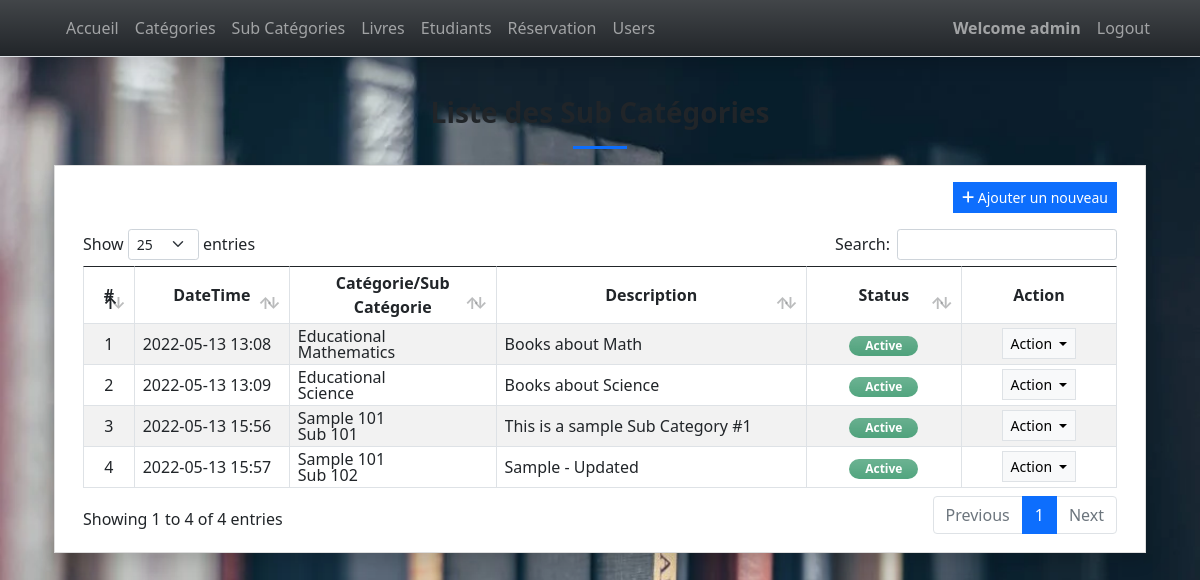
Page /sub_category (signed in) on the committed database.
### lmsApp/models.py (models this page shows, shortened)
class SubCategory(models.Model):
    category = models.ForeignKey(Category, on_delete= models.CASCADE)
    name = models.CharField(max_length=250)
    description = models.TextField(blank=True, null= True)
    status = models.CharField(max_length=2, choices=(('1','Active'), ('2','Inactive')), default = 1)
    delete_flag = models.IntegerField(default = 0)
    date_added = models.DateTimeField(default = timezone.now)
    date_created = models.DateTimeField(auto_now = True)
    class Meta:
        verbose_name_plural = "List of Categories"

class Category(models.Model):
    name = models.CharField(max_length=250)
    description = models.TextField(blank=True, null= True)
    status = models.CharField(max_length=2, choices=(('1','Active'), ('2','Inactive')), default = 1)
    delete_flag = models.IntegerField(default = 0)
    date_added = models.DateTimeField(default = timezone.now)
    date_created = models.DateTimeField(auto_now = True)
    class Meta:
        verbose_name_plural = "List of Categories"
    def __str__(self):
        return str(f"{self.name}")

### lmsApp/views.py (the view)
# urls.py: path('sub_category',views.sub_category,name='sub_category-page'),
@login_required
def sub_category(request):
    context = context_data(request)
    context['page'] = 'sub_category'
    context['page_title'] = "Sub Category List"
    context['sub_category'] = models.SubCategory.objects.filter(delete_flag = 0).all()
    return render(request, 'sub_category.html', context)

### lmsApp/views.py (called while the page is built)
def context_data(request):
    fullpath = request.get_full_path()
    abs_uri = request.build_absolute_uri()
    abs_uri = abs_uri.split(fullpath)[0]
    context = {
        'system_host' : abs_uri,
        'page_name' : '',
        'page_title' : '',
        'topbar' : True,
        'footer' : True,
    }
    return context

### lmsApp/templates/sub_category.html (shortened to what this page needs)
{% extends 'base.html' %} {% load static %} {% block pageContent %}
<section class="py-4">
    <div class="container">
        <h3 class="fw-bolder text-center">Liste des Sub Catégories</h3>
        <center>
            <hr class="bg-primary opacity-100" style="height:3px" width="5%">
        </center>
        <div class="card rounded-0 shadow">
            <div class="card-body">
                <div class="container-fluid">
                    <div class="text-end mb-3">
                        <button class="btn btn-sm btn-primary rounded-0 bg-gradient-primary" type="button" id="create_new"><i class="fa fa-plus"></i> Ajouter un nouveau</button>
                    </div>
                    <table class="table table-bordered table-striped" id="category-tbl">
                        <colcategory>
                            <col width="5%">
                            <col width="15%">
                            <col width="20%">
                            <col width="30%">
                            <col width="15%">
                            <col width="15%">
                        </colcategory>
                        <thead>
                            <tr>
                                <th class="text-center">#</th>
                                <th class="text-center">DateTime</th>
                                <th class="text-center">Catégorie/Sub Catégorie</th>
                                <th class="text-center">Description</th>
                                <th class="text-center">Status</th>
                                <th class="text-center">Action</th>
                            </tr>
                        </thead>
                        <tbody>
                            {% for cat in sub_category %}
                            <tr>
                                <td class="text-center">{{ forloop.counter }}</td>
                                <td>{{ cat.date_created|date:"Y-m-d H:i" }}</td>
                                <td>
                                    <div class="lh-1">
                                        <div>{{ cat.category}}</div>
                                        <div>{{ cat.name}}</div>
                                    </div>
                                </td>
                                <td>
                                    <p class="m-0 truncate-1">{{ cat.description|safe }}</p>
                                </td>
                                <td class="text-center">
                                    {% if cat.status == '1' %}
                                    <span class="badge badge-success bg-gradient bg-success px-3 rounded-pill bg-opacity-75 text-sm py-1">Active</span> {% else %}
                                    <span class="badge badge-secondary bg-gradient bg-secondary px-3 rounded-pill bg-opacity-75 text-sm py-1">Inactive</span> {% endif %}
                                </td>
                                <td class="text-center">
                                    <div class="dropdown">
                                        <button class="btn btn-light btn-sm rounded-0 border dropdown-toggle" type="button" id="abtn{{cat.pk}}" data-bs-toggle="dropdown" aria-expanded="false">
                                        Action
                                        </button>
                                    </div>
                                </td>
                            </tr>
                            {% endfor %}
                        </tbody>
                    </table>
                </div>
            </div>
        </div>
    </div>
</section>
{% endblock pageContent %}

### lmsApp/templates/topNavigation.html (shortened to what this page needs)
{% load static %}
<header>
    <nav class="navbar navbar-expand-lg navbar-dark bg-dark bg-gradient fixed-top shadow border-bottom">
        <div class="container">
            <div class="collapse navbar-collapse" id="navbarExample01">
                <ul class="navbar-nav me-auto mb-2 mb-lg-0" id="topNav">
                    {% if request.user.is_authenticated %}
                    <li class="nav-item">
                        <a class="nav-link" aria-current="page" href="{% url 'home-page' %}">Accueil</a>
                    </li>
                    <li class="nav-item">
                        <a class="nav-link" aria-current="page" href="{% url 'category-page' %}">Catégories</a>
                    </li>
                    <li class="nav-item">
                        <a class="nav-link" aria-current="page" href="{% url 'sub_category-page' %}">Sub Catégories</a>
                    </li>
                    <li class="nav-item">
                        <a class="nav-link" aria-current="page" href="{% url 'book-page' %}">Livres</a>
                    </li>
                    <li class="nav-item">
                        <a class="nav-link" aria-current="page" href="{% url 'student-page' %}">Etudiants</a>
                    </li>
                    <li class="nav-item">
                        <a class="nav-link" aria-current="page" href="{% url 'borrow-page' %}">Réservation</a>
                    </li>
                    {% if request.user.is_superuser %}
                    <li class="nav-item">
                        <a class="nav-link" aria-current="page" href="{% url 'user-page' %}">Users</a>
                    </li>
                    {% endif %}
                    {% endif %}
                </ul>
                <ul class="navbar-nav d-flex flex-row">
                    {% if user.id %}
                <li class="nav-item">
                        <a class="nav-link"  href="{% url 'profile-page' %}"><b>Welcome {{user.username}} </b></a>
                    </li>
                    <li class="nav-item">
                        <a class="nav-link" aria-current="page" href="{% url 'logout' %}">Logout</a>
                    </li>
                    {% else %}
                    <li class="nav-item">
                        <a class="nav-link" aria-current="page" href="{% url 'login-page' %}">Login</a>
                    </li>
                    {% endif %}
                </ul>
            </div>
        </div>
    </nav>
</header>

### static/assets/default/css/style.css (style rules this page uses)
html, body { height: 100%; width: 100%; max-height: 100%; overflow: auto; display: flex; flex-direction: column; }
body>header { flex-shrink: auto; }
.truncate-1 { overflow: hidden; text-overflow: ellipsis; display: -webkit-box; -webkit-line-clamp: 1; -webkit-box-orient: vertical; width: calc(100%); }

### rows in the picture
SubCategory: date_created "2022-05-13 13:08", category "Educational", name "Mathematics", description "Books about Math", status "Active"
SubCategory: date_created "2022-05-13 13:09", category "Educational", name "Science", description "Books about Science", status "Active"
SubCategory: date_created "2022-05-13 15:56", category "Sample 101", name "Sub 101", description "This is a sample Sub Category #1", status "Active"
SubCategory: date_created "2022-05-13 15:57", category "Sample 101", name "Sub 102", description "Sample - Updated", status "Active"

### other values in the picture
{{ user.username }} "admin"
